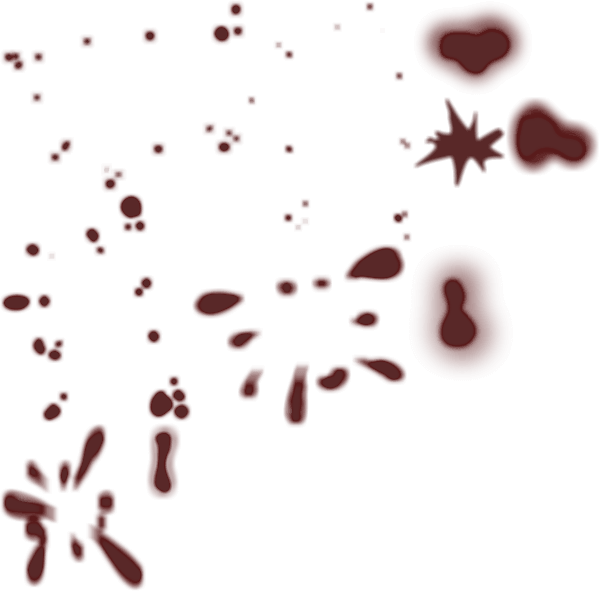
#> input picture images-png/holdSplash.png, 599 x 591 px
$ python convertetc2.py --input ../images-png --output out
#> lines starting #> are read from the running program, lines starting #| are printed output that depends on the picture
import os
import subprocess
import argparse
from PIL import Image
import sys
import numpy as np

def get_compressonator_path():
    exe = "compressonatorcli/compressonatorcli.exe"

    script_dir = os.path.dirname(os.path.abspath(__file__))
    local_path = os.path.join(script_dir, exe)

    if os.path.isfile(local_path):
        return local_path

    return exe


def run_command(command):
    try:
        subprocess.run(command, check=True)
    except subprocess.CalledProcessError as e:
        print(f"Error running command: {e}")


def parse_args():
    parser = argparse.ArgumentParser(
        description="Batch compress PNGs to ETC2 using CompressonatorCLI."
    )
    parser.add_argument("-i", "--input", required=True,
                        help="Input folder containing PNG images.")
    parser.add_argument("-o", "--output", required=True,
                        help="Output folder for KTX files.")
    return parser.parse_args()


def compute_edge_energy(img):
    gray = img.convert("L")
    arr = np.array(gray, dtype=np.int16)
    diff_h = np.abs(np.diff(arr, axis=0))
    diff_v = np.abs(np.diff(arr, axis=1))
    return float(np.mean(diff_h) + np.mean(diff_v))

def premultiply_alpha(img):
    if img.mode != "RGBA":
        return img

    arr = np.array(img, dtype=np.float32)
    alpha = arr[..., 3:4] / 255.0
    arr[..., :3] *= alpha
    arr = np.clip(arr, 0, 255).astype(np.uint8)
    return Image.fromarray(arr, mode="RGBA")


def pad_to_multiple_of_4(img, anchor_top_left=True):
    width, height = img.size

    padded_w = (width + 3) & ~3
    padded_h = (height + 3) & ~3

    if padded_w == width and padded_h == height:
        return img

    new_img = Image.new("RGBA", (padded_w, padded_h), (0, 0, 0, 0))

    if anchor_top_left:
        offset_x = 0
        offset_y = 0
    else:
        offset_x = (padded_w - width) // 2
        offset_y = (padded_h - height) // 2

    new_img.paste(img, (offset_x, offset_y))
    return new_img


def main():
    args = parse_args()
    input_folder = args.input
    output_folder = args.output

    if not os.path.isdir(input_folder):
        print(f"The input folder '{input_folder}' does not exist.")
        return

    os.makedirs(output_folder, exist_ok=True)

    cli = get_compressonator_path()

    for root, dirs, files in os.walk(input_folder):
        for file in files:
            if not file.lower().endswith(".png"):
                continue

            input_path = os.path.join(root, file)
            rel_path = os.path.relpath(root, input_folder)
            output_dir = os.path.join(output_folder, rel_path)
            os.makedirs(output_dir, exist_ok=True)

            output_path = os.path.join(
                output_dir, file.replace(".png", ".ktx")
            )

            with Image.open(input_path) as img:
#> img is the input picture: PIL image 599x591 RGBA; mean R, G, B, A 76.9, 24.1, 24.1, 20.8
                img = img.convert("RGBA")

                original_width, original_height = img.size
#> original_width = 599; original_height = 591
                edge_energy = compute_edge_energy(img)
#> in compute_edge_energy, `gray = img.convert("L")`:
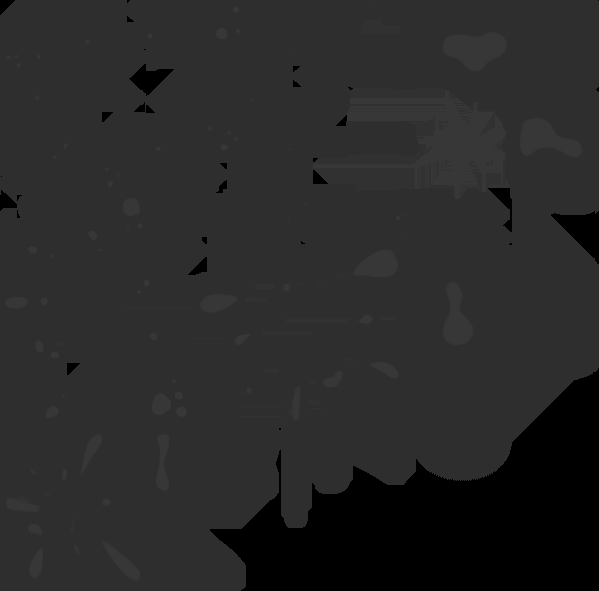
#> gray: PIL image 599x591 L; min 0, max 55, mean 40.2
#> in compute_edge_energy, `arr = np.array(gray, dtype=np.int16)`:
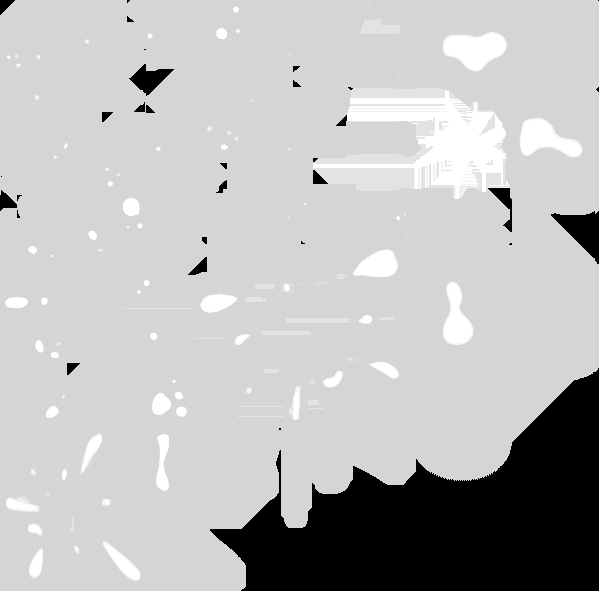
#> arr: shape (591, 599) int16; min 0, max 55, mean 40.2; drawn with min black and max white
#> in compute_edge_energy, `diff_h = np.abs(np.diff(arr, axis=0))`:
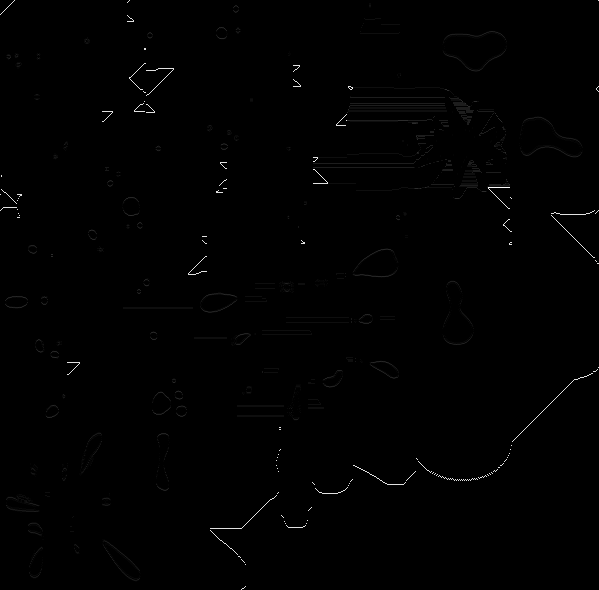
#> diff_h: shape (590, 599) int16; min 0, max 52, mean 0.2; drawn with min black and max white
#> edge_energy = 0.421

                # Check if matching XML exists (sprite sheet case)
                xml_path = os.path.join(root, file.replace(".png", ".xml"))
                has_xml = os.path.isfile(xml_path)

                # Sprite sheets → anchor top-left
                # Standalone textures → center
                img = pad_to_multiple_of_4(img, anchor_top_left=has_xml)
#> in pad_to_multiple_of_4, `new_img = Image.new("RGBA", (padded_w, padded_h), (0, 0, 0, 0))`: new_img: PIL image 600x592 RGBA; every value is 0

                padded_width, padded_height = img.size
#> padded_width = 600; padded_height = 592

                img = premultiply_alpha(img)
#> in premultiply_alpha, `alpha = arr[..., 3:4] / 255.0`:
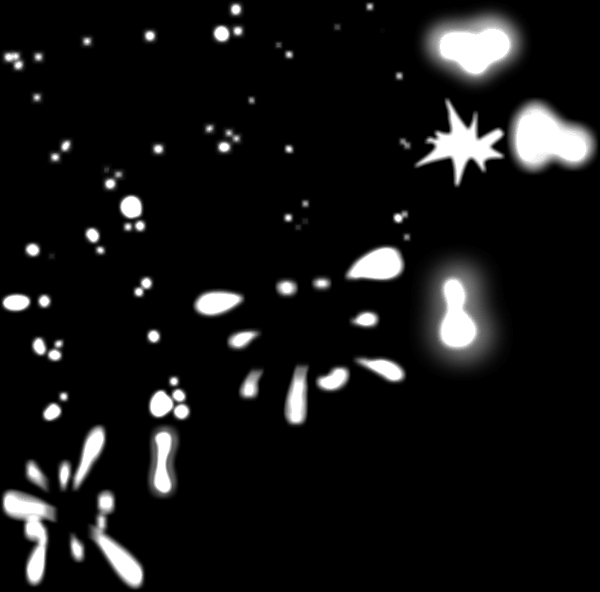
#> alpha: shape (592, 600, 1) float32; min 0, max 1, mean 0.0812
#> in premultiply_alpha, `arr[..., :3] *= alpha`:
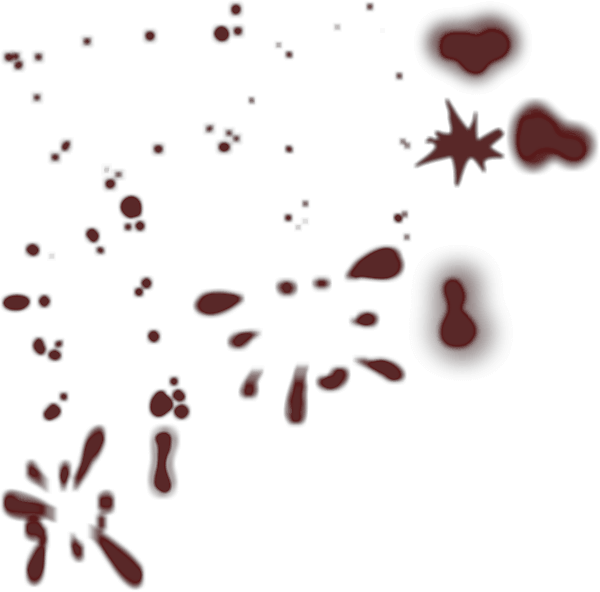
#> arr: shape (592, 600, 4) float32; mean R, G, B, A 7.2, 2.7, 2.7, 20.7; transparent parts drawn white

                temp_path = os.path.join(output_dir, "_temp.png")
                img.save(temp_path)

            command = [
                cli,
                "-fd", "ETC2_RGBA", # COMPRESSED_RGBA2_ETC2_EAC
                "-nomipmap",
                "-CompressionSpeed", "0", # 0 = slow/best, 2 = good balance, 4 = fastest
                temp_path,
                output_path
            ]

            print(
                f"Compressing {file} "
                f"({original_width}x{original_height} → "
                f"{padded_width}x{padded_height}, "
                f"edge={edge_energy:.2f}) "
                f"to {output_path}"
            )
#| Compressing holdSplash.png (599x591 → 600x592, edge=0.42) to out/./holdSplash.ktx

            run_command(command)
            os.remove(temp_path)

    print("Processing complete.")


if __name__ == "__main__":
    main()
